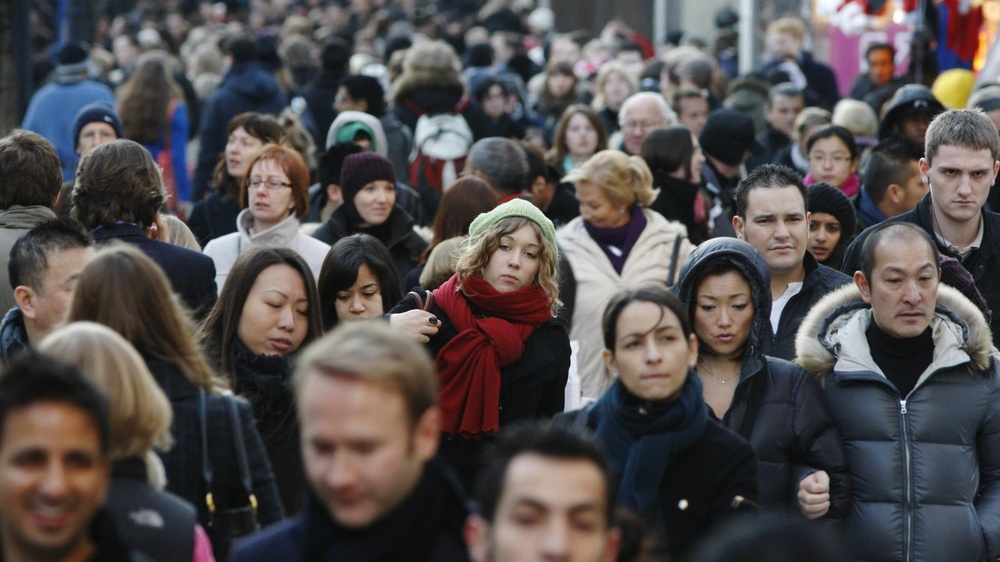
#> input picture 09-image-processing/05-detect-face/007 humans.jpeg, 1000 x 562 px, shrunk from 1600 x 900 before the run, found by its file name
$ python main.py
#> lines starting #> are read from the running program, lines starting #| are printed output that depends on the picture; after the words box and inside, x2 and y2 are one past the last pixel; in counts of white or black regions, pixels touching at a corner belong together
import cv2

# the first thing we need to do is to load the image
image = cv2.imread('/Users/sepehr/Desktop/notes/PracticalLearningOfPython/09-image-processing/05-detect-face/007 humans.jpeg')
#> image is the input picture: shape (562, 1000, 3); mean B, G, R 78.1, 78, 83.6

# after that we need to load the xml file, to do that we write this command: Cascadeclassifier gets as input the path to xml file
face_cascade = cv2.CascadeClassifier('/Users/sepehr/Desktop/notes/PracticalLearningOfPython/09-image-processing/05-detect-face/007 faces.xml')
# what we do now is that we detect faces using detectMultiScale method which means that we want to detect faces in diffrent scalse
# as the input we give the image file and also it is good to put these as well:
# after the image is scale factor usually its good to put 1.05 or 1.1
# the next factor is minimum neighbors ... basically we are saying to how much to check diffrent scales in order to find faces ... if python is checking a certain pixel we say to it to also check 4 pixels aroud of that as well.


faces = face_cascade.detectMultiScale(image,1.1,4)
#> faces = 18 rows, first 6: [563, 115, 37, 37], [77, 120, 39, 39], [216, 128, 42, 42], [803, 137, 53, 53], [352, 168, 54, 54], [796, 207, 53, 53]
# this is a 2 dimensional numpy array and its coordinates of the rectangles that covers the faces:
print(faces)
#> (printed output is left out)
# what we shoud do now is to iterate thro the numpy array:

for (x,y,w,h) in faces:
    # rectangle method expect two coordinate of two non neighbor vertices of a rectangle and then it draw a rextagle for us
    # the next parameter is for color if we want to name a color we have to give it in format of RGB like (255,255,255) stands for color white
    # an then we say the size of the rectangle (width)
    cv2.rectangle(image,(x,y),(x+w,y+h),(255,255,255),4)
    # remember that we dont need to save the rectangled object faces and only save that we only need to run the rectangle method and thats it!
    cv2.imwrite('/Users/sepehr/Desktop/notes/PracticalLearningOfPython/09-image-processing/05-detect-face/humanFaces.jpeg',image)
#> this loop made 18 passes
#> (x, y, w, h) on passes 1 to 12: (563, 115, 37, 37), (77, 120, 39, 39), (216, 128, 42, 42), (803, 137, 53, 53), (352, 168, 54, 54), (796, 207, 53, 53), (237, 161, 56, 56), (929, 148, 69, 69), (742, 190, 77, 77), (327, 272, 60, 60), (482, 226, 65, 65), (687, 277, 75, 75)
#> pass 1, `cv2.imwrite('/Users/sepehr/Desktop/notes/PracticalLearningOfPython/09-..`:
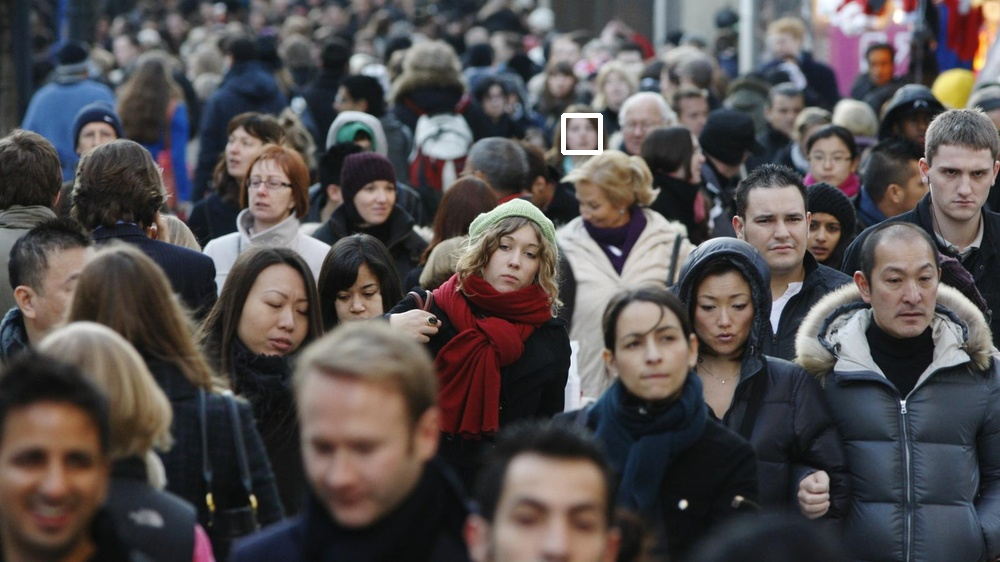
#> saved as humanFaces.jpeg: shape (562, 1000, 3); mean B, G, R 78.3, 78.3, 83.8
#> pass 2, `cv2.imwrite('/Users/sepehr/Desktop/notes/PracticalLearningOfPython/09-..`:
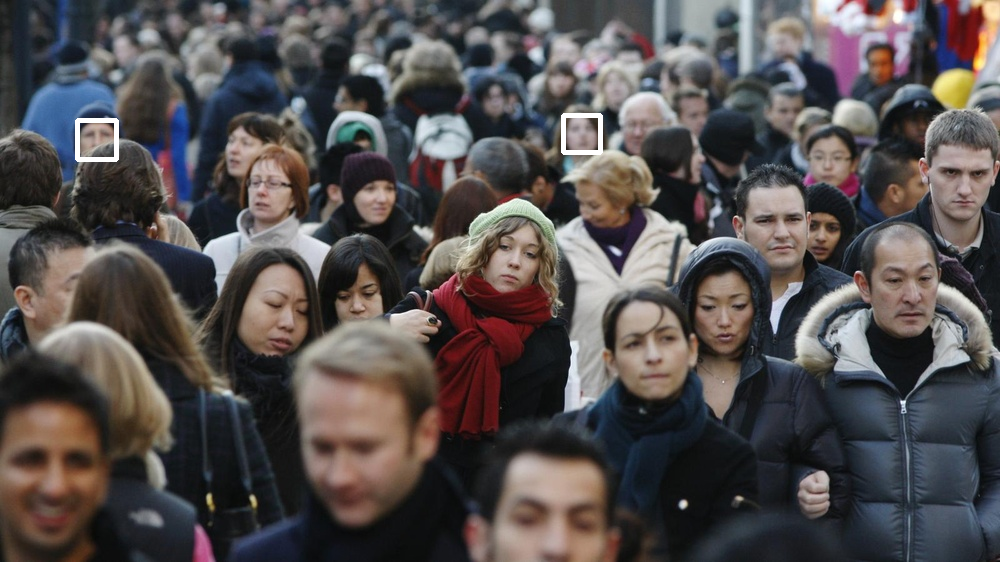
#> saved as humanFaces.jpeg: shape (562, 1000, 3); mean B, G, R 78.5, 78.5, 84.1
#> after the loop:
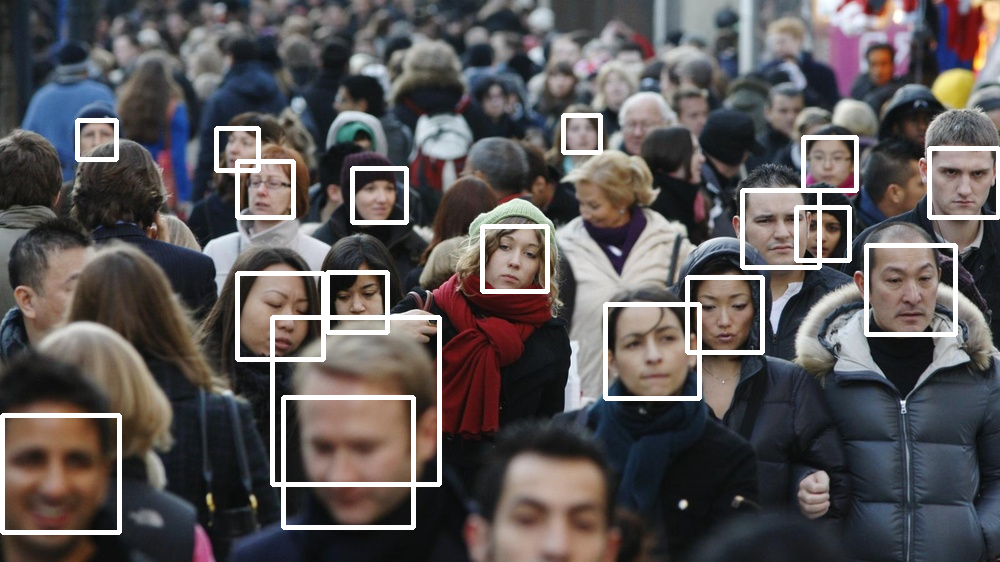
#> image: shape (562, 1000, 3); 4.72% of pixels changed, all inside (x1, y1, x2, y2) = (0, 113, 1000, 535)
